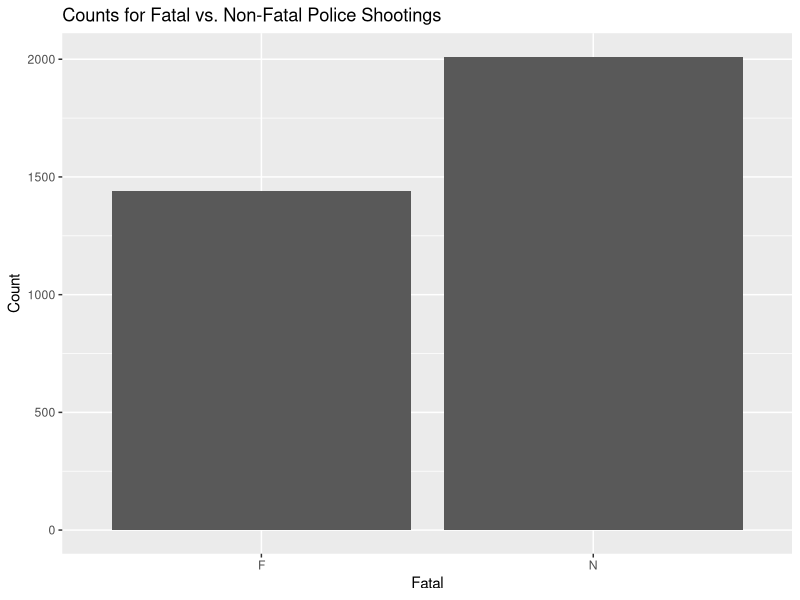
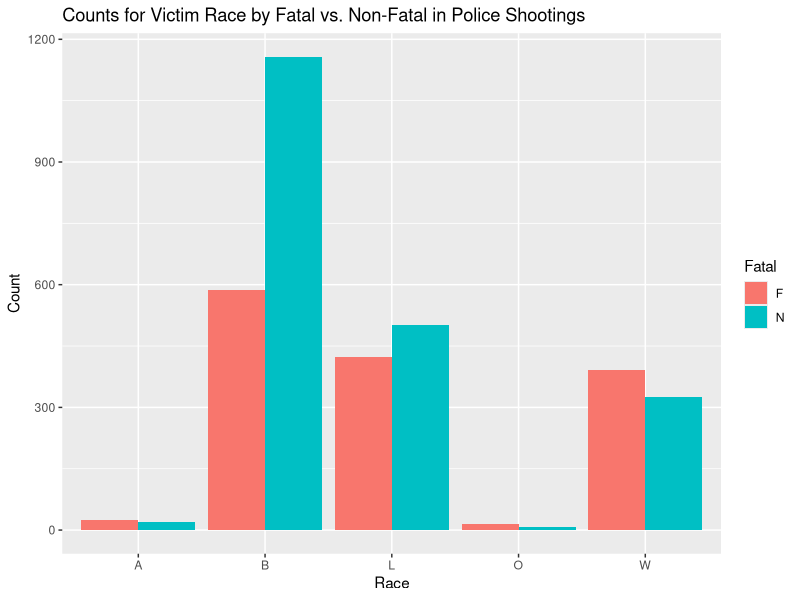
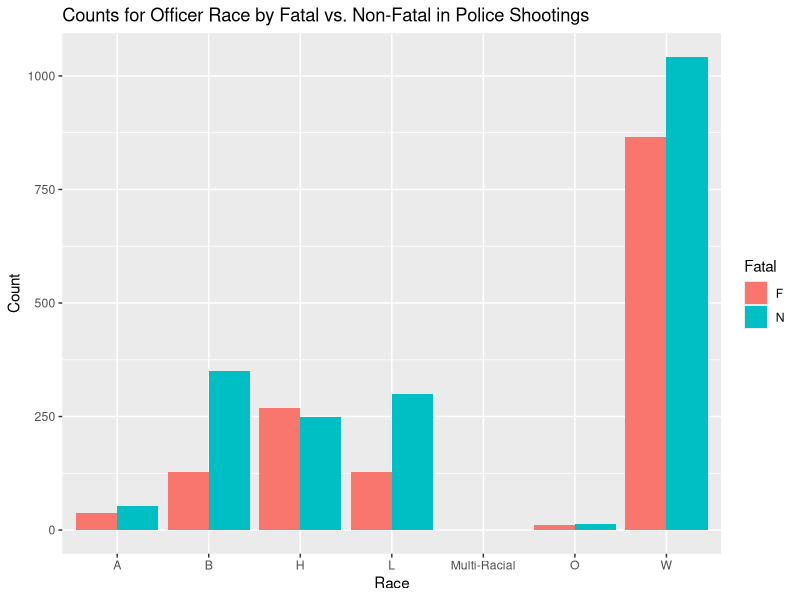
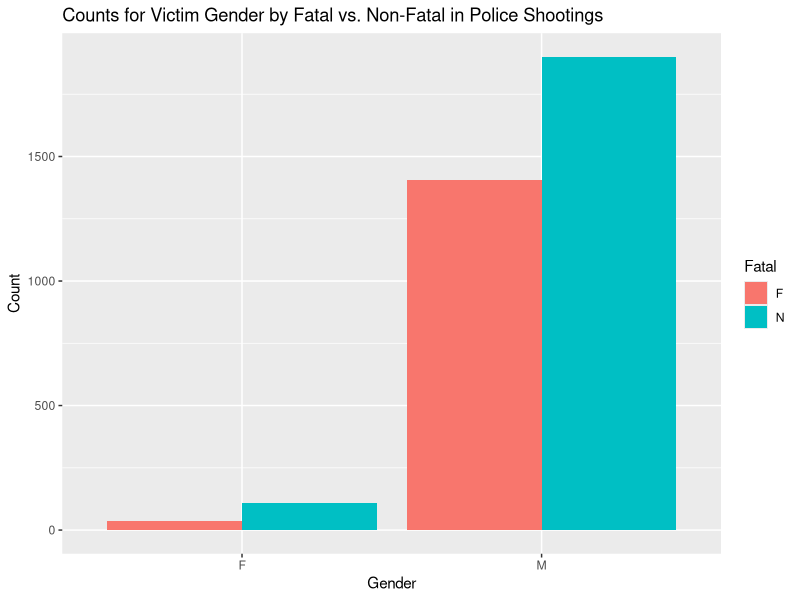
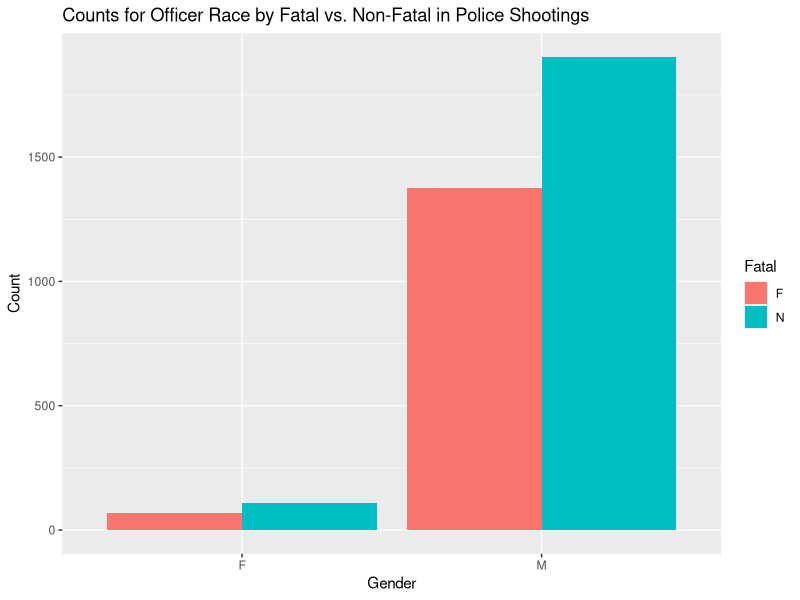
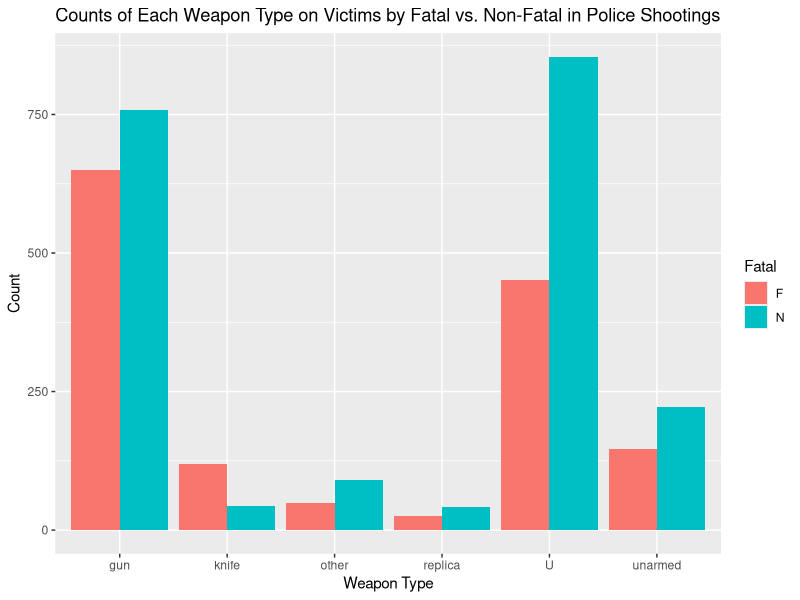
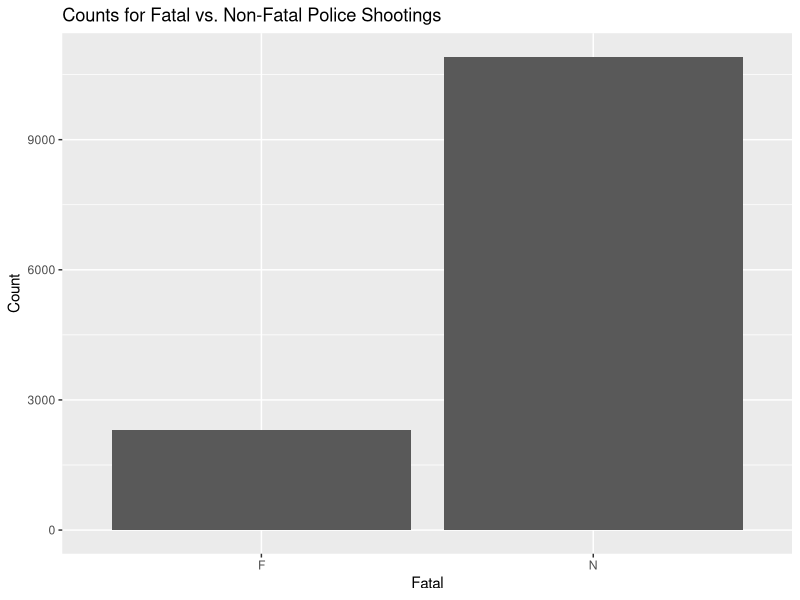
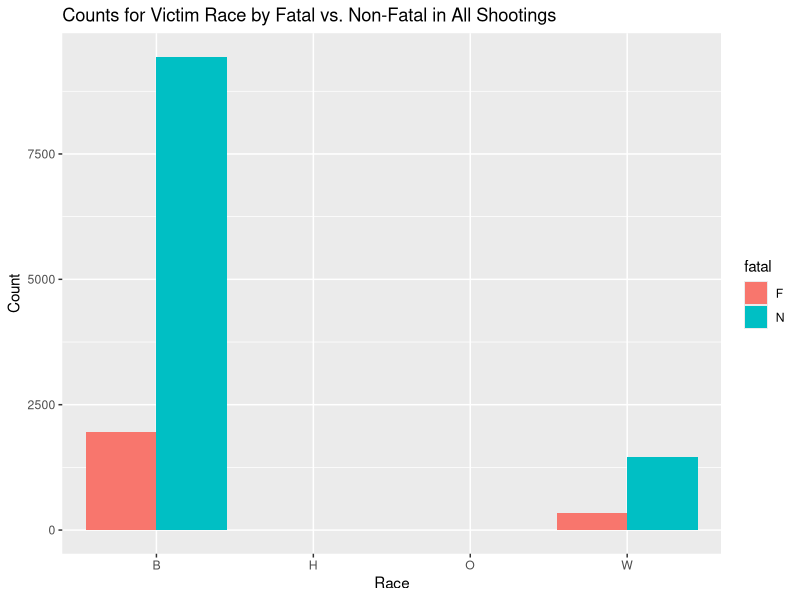

Generate these figures, in order, with R:
## ---- chunk 1
knitr::opts_chunk$set(echo = FALSE, warning = FALSE, message = FALSE)
## ---- chunk 2
library(ggplot2)
library(dplyr)
library(tidyr)
library(tidyverse)
## ---- chunk 3
all <- read.csv("allshootingsdata.csv")

philly <- read.csv("philly_shootings.csv")
cincinnati <- read.csv("cincinnati_shootings.csv")
## ---- chunk 4
all <- all %>% 
  select(-c("Date", "NatureOfStop", "Notes", "SubjectAge", "NumberOfShots", "Department", "FullNarrative", "fdate", "month", "day", "b", "l", "w", "a", "tr", "AvgAge", "VA", "F", "nshots", "sit"))

all <- all %>% 
  separate_rows(SubjectRace, SubjectGender, Fatal, sep = ";")

officer_gender <- sapply(str_split(all$OfficerGender, ";"), length)
officer_race <- sapply(str_split(all$OfficerRace, ";"), length)
out <- which((officer_gender == officer_race) == FALSE)
all <- all[-out,]

all <- all %>% 
  separate_rows(OfficerRace, OfficerGender, sep = ";") %>% 
  separate_rows(OfficerRace, OfficerGender, sep = ",") 

officer_gender2 <- sapply(str_split(all$OfficerGender, "/"), length)
officer_race2 <- sapply(str_split(all$OfficerRace, "/"), length)
out2 <- which((officer_gender2 == officer_race2) == FALSE)
all <- all[-out2,]

all$OfficerRace <- trimws(all$OfficerRace)
all$OfficerGender <- trimws(all$OfficerGender)
all$Fatal <- trimws(all$Fatal)

all <- all %>% 
  filter(SubjectRace != "U") %>% 
  filter(OfficerRace != "U") %>% 
  filter(OfficerRace != "Unknown") %>% 
  filter(OfficerRace != "NA") %>% 
  filter(OfficerRace != "") %>% 
  filter(OfficerRace != "I") %>% 
  filter(OfficerGender != "U") %>% 
  filter(OfficerGender != "N") %>% 
  filter(SubjectGender != "U") %>% 
  filter(SubjectGender != "N") %>% 
  filter(Fatal != "U")

all$OfficerRace[all$OfficerRace == "WHITE"] <- "W"
all$OfficerRace[all$OfficerRace == "BLACK"] <- "B"
all$OfficerRace[all$OfficerRace == "ASIAN"] <- "A"

all$OfficerGender[all$OfficerGender == "FEMALE"] <- "F"
all$OfficerGender[all$OfficerGender == "MALE"] <- "M"
all$OfficerGender[all$OfficerGender == "Male"] <- "M"
## ---- chunk 5
temp <- all %>% 
  group_by(Fatal) %>% 
  summarise(count = n())

ggplot(temp, aes(x=Fatal, y=count)) + 
  geom_bar(stat="identity") + 
  labs(x = "Fatal", y = "Count", title = "Counts for Fatal vs. Non-Fatal Police Shootings") 
## ---- chunk 6
temp <- all %>% 
  group_by(Fatal, SubjectRace) %>% 
  summarise(race_count = n())

ggplot(temp, aes(x=SubjectRace, y=race_count, fill = Fatal)) + 
  geom_bar(position="dodge", stat="identity") + 
  labs(x = "Race", y = "Count", title = "Counts for Victim Race by Fatal vs. Non-Fatal in Police Shootings") 

temp2 <- all %>% 
  group_by(Fatal, OfficerRace) %>% 
  summarise(race_count = n())

ggplot(temp2, aes(x=OfficerRace, y=race_count, fill = Fatal)) + 
  geom_bar(position="dodge", stat="identity") + 
  labs(x = "Race", y = "Count", title = "Counts for Officer Race by Fatal vs. Non-Fatal in Police Shootings") 
## ---- chunk 7
temp <- all %>% 
  group_by(Fatal, SubjectGender) %>% 
  summarise(gender_count = n())

ggplot(temp, aes(x=SubjectGender, y=gender_count, fill = Fatal)) + 
  geom_bar(position="dodge", stat="identity") + 
  labs(x = "Gender", y = "Count", title = "Counts for Victim Gender by Fatal vs. Non-Fatal in Police Shootings") 

temp2 <- all %>% 
  group_by(Fatal, OfficerGender) %>% 
  summarise(gender_count = n())

ggplot(temp2, aes(x=OfficerGender, y=gender_count, fill = Fatal)) + 
  geom_bar(position="dodge", stat="identity") + 
  labs(x = "Gender", y = "Count", title = "Counts for Officer Race by Fatal vs. Non-Fatal in Police Shootings") 
## ---- chunk 8
temp <- all %>% 
  group_by(Fatal, weapon) %>% 
  summarise(count = n())

ggplot(temp, aes(x=weapon, y=count, fill = Fatal)) + 
  geom_bar(position="dodge", stat="identity") + 
  labs(x = "Weapon Type", y = "Count", title = "Counts of Each Weapon Type on Victims by Fatal vs. Non-Fatal in Police Shootings") 
## ---- chunk 9
cinn <- cincinnati %>% 
  select(RACE, SEX, TYPE) %>% 
  rename(race = RACE, gender = SEX, fatal = TYPE) %>% 
  mutate(city = "Cincinnati")

phil <- philly %>% 
  select(race, sex, fatal) %>% 
  rename(gender = sex) %>% 
  mutate(city = "Philadelphia")

comp <- rbind(cinn, phil) 

comp <- comp %>%
  filter(race != "UNKNOWN") %>% 
  filter (race != "") %>% 
  filter(race != "UNK") %>% 
  filter(gender != "")

comp$race[comp$race == "WHITE"] <- "W"
comp$race[comp$race == "BLACK"] <- "B"
comp$race[comp$race == "OTHER"] <- "O"
comp$race[comp$race == "HISPANIC"] <- "H"

comp$gender[comp$gender == "MALE"] <- "M"
comp$gender[comp$gender == "FEMALE"] <- "F"

comp$fatal[comp$fatal == "0"] <- "N"
comp$fatal[comp$fatal == "1"] <- "F"
comp$fatal[comp$fatal == "NONFATAL"] <- "N"
comp$fatal[comp$fatal == "FATAL"] <- "F"
## ---- chunk 10
temp <- comp %>% 
  group_by(fatal) %>% 
  summarise(count = n())

ggplot(temp, aes(x=fatal, y=count)) + 
  geom_bar(stat="identity") + 
  labs(x = "Fatal", y = "Count", title = "Counts for Fatal vs. Non-Fatal Police Shootings") 
## ---- chunk 11
temp <- comp %>% 
  group_by(fatal, race) %>% 
  summarise(count = n())

ggplot(temp, aes(x=race, y=count, fill = fatal)) + 
  geom_bar(position="dodge", stat="identity") + 
  labs(x = "Race", y = "Count", title = "Counts for Victim Race by Fatal vs. Non-Fatal in All Shootings") 
## ---- chunk 12
temp <- comp %>% 
  group_by(fatal, gender) %>% 
  summarise(count = n())

ggplot(temp, aes(x=gender, y=count, fill = fatal)) + 
  geom_bar(position="dodge", stat="identity") + 
  labs(x = "Gender", y = "Count", title = "Counts for Victim Gender by Fatal vs. Non-Fatal in All Shootings") 
## ---- chunk 13

